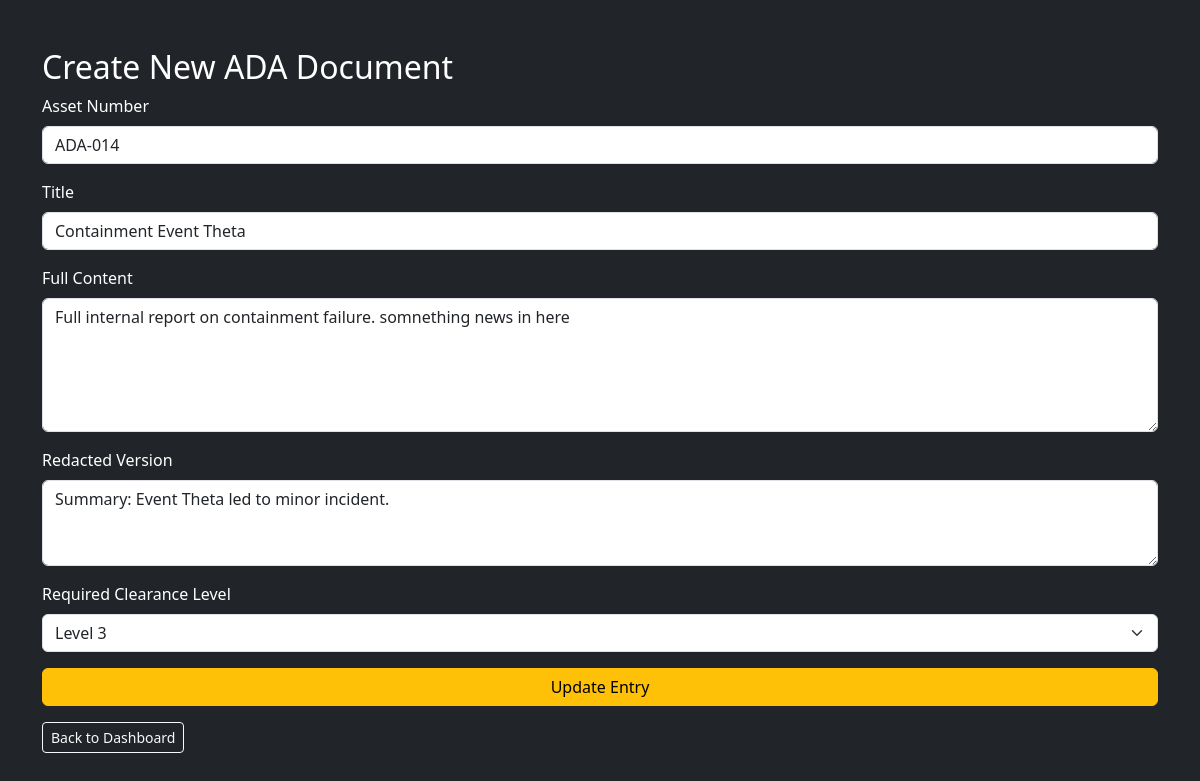
Page /edit-asset/2 (signed in) on the committed database.
### app/models.py (models this page shows)
class ADAEntry(db.Model):
    id = db.Column(db.Integer, primary_key=True)
    asset_number = db.Column(db.String(50), nullable=False)
    title = db.Column(db.String(100), nullable=False)
    content = db.Column(db.Text, nullable=False)
    redacted_text = db.Column(db.Text, nullable=False)
    clearance_level = db.Column(db.Integer, nullable=False)
    created_by = db.Column(db.Integer, db.ForeignKey('user.id'))

### app/routes.py (the view, shortened to what this page needs)
@main.route('/edit-asset/<int:asset_id>', methods=['GET', 'POST'])
@login_required
def edit_asset(asset_id):
    if current_user.role != 'admin':
        flash("Admins only.")
        return redirect(url_for('main.dashboard'))
    asset = ADAEntry.query.get_or_404(asset_id)
    form = AssetForm(obj=asset)
    return render_template('add_asset.html', form=form, edit=True)

### app/forms.py
class AssetForm(FlaskForm):
    asset_number = StringField('Asset Number', validators=[InputRequired()])
    title = StringField('Title', validators=[InputRequired()])
    content = TextAreaField('Full Content', validators=[InputRequired()])
    redacted_text = TextAreaField('Redacted Version', validators=[InputRequired()])
    clearance_level = SelectField(
        'Required Clearance Level',
        choices=[(1, 'Level 1'), (2, 'Level 2'), (3, 'Level 3'), (4, 'Level 4'), (5, 'Level 5')],
        coerce=int
    )
    submit = SubmitField('Create Entry')

### app/routes.py (called while the page is built)
@login_manager.user_loader
def load_user(user_id):
    return User.query.get(int(user_id))

### app/templates/add_asset.html (shortened to what this page needs)
<!doctype html>
<html lang="en">
<head>
  <link rel="stylesheet" href="https://cdn.jsdelivr.net/npm/bootstrap@5.3.0/dist/css/bootstrap.min.css">
</head>
<body class="bg-dark text-white">
  <div class="container mt-5">
    <h2>Create New ADA Document</h2>
    <form method="POST">
      <div class="mb-3">
        {{ form.asset_number.label(class="form-label") }}
        {{ form.asset_number(class="form-control") }}
      </div>
      <div class="mb-3">
        {{ form.title.label(class="form-label") }}
        {{ form.title(class="form-control") }}
      </div>
      <div class="mb-3">
        {{ form.content.label(class="form-label") }}
        {{ form.content(class="form-control", rows=5) }}
      </div>
      <div class="mb-3">
        {{ form.redacted_text.label(class="form-label") }}
        {{ form.redacted_text(class="form-control", rows=3) }}
      </div>
      <div class="mb-3">
        {{ form.clearance_level.label(class="form-label") }}
        {{ form.clearance_level(class="form-select") }}
      </div>
      <div class="d-grid">
        {% if edit %}
  {{ form.submit(class="btn btn-warning", value='Update Entry') }}
{% else %}
  {{ form.submit(class="btn btn-success", value='Create Entry') }}
{% endif %}
      </div>
    </form>
    <div class="mt-3">
      <a href="{{ url_for('main.dashboard') }}" class="btn btn-outline-light btn-sm">Back to Dashboard</a>
    </div>
  </div>
</body>
</html>

### rows in the picture
ADAEntry: asset_number "ADA-014", title "Containment Event Theta", content "Full internal report on containment failure. somnething news in here", redacted_text "Summary: Event Theta led to minor incident.", clearance_level "Level 3"
